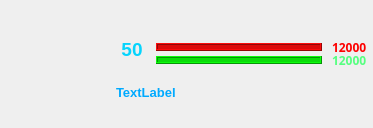
<?xml version="1.0" encoding="UTF-8"?>
<ui version="4.0">
 <class>PlayerHud</class>
 <widget class="QDialog" name="PlayerHud">
  <property name="geometry">
   <rect>
    <x>0</x>
    <y>0</y>
    <width>373</width>
    <height>128</height>
   </rect>
  </property>
  <property name="windowTitle">
   <string>PlayerHud</string>
  </property>
  <property name="autoFillBackground">
   <bool>false</bool>
  </property>
  <property name="styleSheet">
   <string notr="true"/>
  </property>
  <widget class="QLabel" name="label">
   <property name="geometry">
    <rect>
     <x>20</x>
     <y>20</y>
     <width>311</width>
     <height>101</height>
    </rect>
   </property>
   <property name="styleSheet">
    <string notr="true">border-image: url(:/GBot/Resources/playerhud.png);</string>
   </property>
   <property name="text">
    <string/>
   </property>
  </widget>
  <widget class="QLabel" name="hpLabel">
   <property name="geometry">
    <rect>
     <x>156</x>
     <y>43</y>
     <width>166</width>
     <height>8</height>
    </rect>
   </property>
   <property name="autoFillBackground">
    <bool>false</bool>
   </property>
   <property name="styleSheet">
    <string notr="true">background-color: rgb(220, 10, 10);
</string>
   </property>
   <property name="frameShape">
    <enum>QFrame::Box</enum>
   </property>
   <property name="frameShadow">
    <enum>QFrame::Raised</enum>
   </property>
   <property name="lineWidth">
    <number>1</number>
   </property>
   <property name="text">
    <string/>
   </property>
   <property name="margin">
    <number>0</number>
   </property>
  </widget>
  <widget class="QLabel" name="energylabel">
   <property name="geometry">
    <rect>
     <x>156</x>
     <y>56</y>
     <width>166</width>
     <height>8</height>
    </rect>
   </property>
   <property name="autoFillBackground">
    <bool>false</bool>
   </property>
   <property name="styleSheet">
    <string notr="true">background-color: rgb(10, 220, 10);
</string>
   </property>
   <property name="frameShape">
    <enum>QFrame::Box</enum>
   </property>
   <property name="frameShadow">
    <enum>QFrame::Raised</enum>
   </property>
   <property name="lineWidth">
    <number>1</number>
   </property>
   <property name="text">
    <string/>
   </property>
   <property name="margin">
    <number>0</number>
   </property>
  </widget>
  <widget class="QLabel" name="hpPointLabel">
   <property name="geometry">
    <rect>
     <x>332</x>
     <y>42</y>
     <width>41</width>
     <height>10</height>
    </rect>
   </property>
   <property name="palette">
    <palette>
     <active>
      <colorrole role="WindowText">
       <brush brushstyle="SolidPattern">
        <color alpha="255">
         <red>253</red>
         <green>0</green>
         <blue>0</blue>
        </color>
       </brush>
      </colorrole>
     </active>
     <inactive>
      <colorrole role="WindowText">
       <brush brushstyle="SolidPattern">
        <color alpha="255">
         <red>253</red>
         <green>0</green>
         <blue>0</blue>
        </color>
       </brush>
      </colorrole>
     </inactive>
     <disabled>
      <colorrole role="WindowText">
       <brush brushstyle="SolidPattern">
        <color alpha="255">
         <red>118</red>
         <green>116</green>
         <blue>108</blue>
        </color>
       </brush>
      </colorrole>
     </disabled>
    </palette>
   </property>
   <property name="font">
    <font>
     <family>Arial Black</family>
     <weight>75</weight>
     <bold>true</bold>
     <stylestrategy>PreferAntialias</stylestrategy>
    </font>
   </property>
   <property name="text">
    <string>12000</string>
   </property>
  </widget>
  <widget class="QLabel" name="energyPointLabel">
   <property name="geometry">
    <rect>
     <x>332</x>
     <y>55</y>
     <width>41</width>
     <height>10</height>
    </rect>
   </property>
   <property name="palette">
    <palette>
     <active>
      <colorrole role="WindowText">
       <brush brushstyle="SolidPattern">
        <color alpha="255">
         <red>85</red>
         <green>255</green>
         <blue>127</blue>
        </color>
       </brush>
      </colorrole>
     </active>
     <inactive>
      <colorrole role="WindowText">
       <brush brushstyle="SolidPattern">
        <color alpha="255">
         <red>85</red>
         <green>255</green>
         <blue>127</blue>
        </color>
       </brush>
      </colorrole>
     </inactive>
     <disabled>
      <colorrole role="WindowText">
       <brush brushstyle="SolidPattern">
        <color alpha="255">
         <red>118</red>
         <green>116</green>
         <blue>108</blue>
        </color>
       </brush>
      </colorrole>
     </disabled>
    </palette>
   </property>
   <property name="font">
    <font>
     <family>Arial Black</family>
     <weight>75</weight>
     <bold>true</bold>
     <stylestrategy>PreferAntialias</stylestrategy>
    </font>
   </property>
   <property name="text">
    <string>12000</string>
   </property>
  </widget>
  <widget class="QLabel" name="infoLabel">
   <property name="geometry">
    <rect>
     <x>116</x>
     <y>82</y>
     <width>208</width>
     <height>21</height>
    </rect>
   </property>
   <property name="palette">
    <palette>
     <active>
      <colorrole role="WindowText">
       <brush brushstyle="SolidPattern">
        <color alpha="255">
         <red>0</red>
         <green>170</green>
         <blue>255</blue>
        </color>
       </brush>
      </colorrole>
     </active>
     <inactive>
      <colorrole role="WindowText">
       <brush brushstyle="SolidPattern">
        <color alpha="255">
         <red>0</red>
         <green>170</green>
         <blue>255</blue>
        </color>
       </brush>
      </colorrole>
     </inactive>
     <disabled>
      <colorrole role="WindowText">
       <brush brushstyle="SolidPattern">
        <color alpha="255">
         <red>118</red>
         <green>116</green>
         <blue>108</blue>
        </color>
       </brush>
      </colorrole>
     </disabled>
    </palette>
   </property>
   <property name="font">
    <font>
     <pointsize>10</pointsize>
     <weight>75</weight>
     <bold>true</bold>
     <stylestrategy>PreferAntialias</stylestrategy>
    </font>
   </property>
   <property name="text">
    <string>TextLabel</string>
   </property>
  </widget>
  <widget class="QLabel" name="levelLabel">
   <property name="geometry">
    <rect>
     <x>120</x>
     <y>39</y>
     <width>24</width>
     <height>21</height>
    </rect>
   </property>
   <property name="palette">
    <palette>
     <active>
      <colorrole role="WindowText">
       <brush brushstyle="SolidPattern">
        <color alpha="255">
         <red>6</red>
         <green>212</green>
         <blue>253</blue>
        </color>
       </brush>
      </colorrole>
     </active>
     <inactive>
      <colorrole role="WindowText">
       <brush brushstyle="SolidPattern">
        <color alpha="255">
         <red>6</red>
         <green>212</green>
         <blue>253</blue>
        </color>
       </brush>
      </colorrole>
     </inactive>
     <disabled>
      <colorrole role="WindowText">
       <brush brushstyle="SolidPattern">
        <color alpha="255">
         <red>118</red>
         <green>116</green>
         <blue>108</blue>
        </color>
       </brush>
      </colorrole>
     </disabled>
    </palette>
   </property>
   <property name="font">
    <font>
     <pointsize>14</pointsize>
     <weight>75</weight>
     <bold>true</bold>
     <stylestrategy>PreferAntialias</stylestrategy>
    </font>
   </property>
   <property name="text">
    <string>50</string>
   </property>
   <property name="alignment">
    <set>Qt::AlignCenter</set>
   </property>
  </widget>
  <widget class="QLabel" name="avatarLabel">
   <property name="geometry">
    <rect>
     <x>25</x>
     <y>27</y>
     <width>80</width>
     <height>88</height>
    </rect>
   </property>
   <property name="frameShape">
    <enum>QFrame::NoFrame</enum>
   </property>
   <property name="text">
    <string/>
   </property>
   <property name="pixmap">
    <pixmap resource="gbot.qrc">:/GBot/Resources/bantha.png</pixmap>
   </property>
   <property name="scaledContents">
    <bool>true</bool>
   </property>
  </widget>
 </widget>
 <layoutdefault spacing="6" margin="11"/>
 <resources>
  <include location="gbot.qrc"/>
 </resources>
 <connections/>
</ui>
